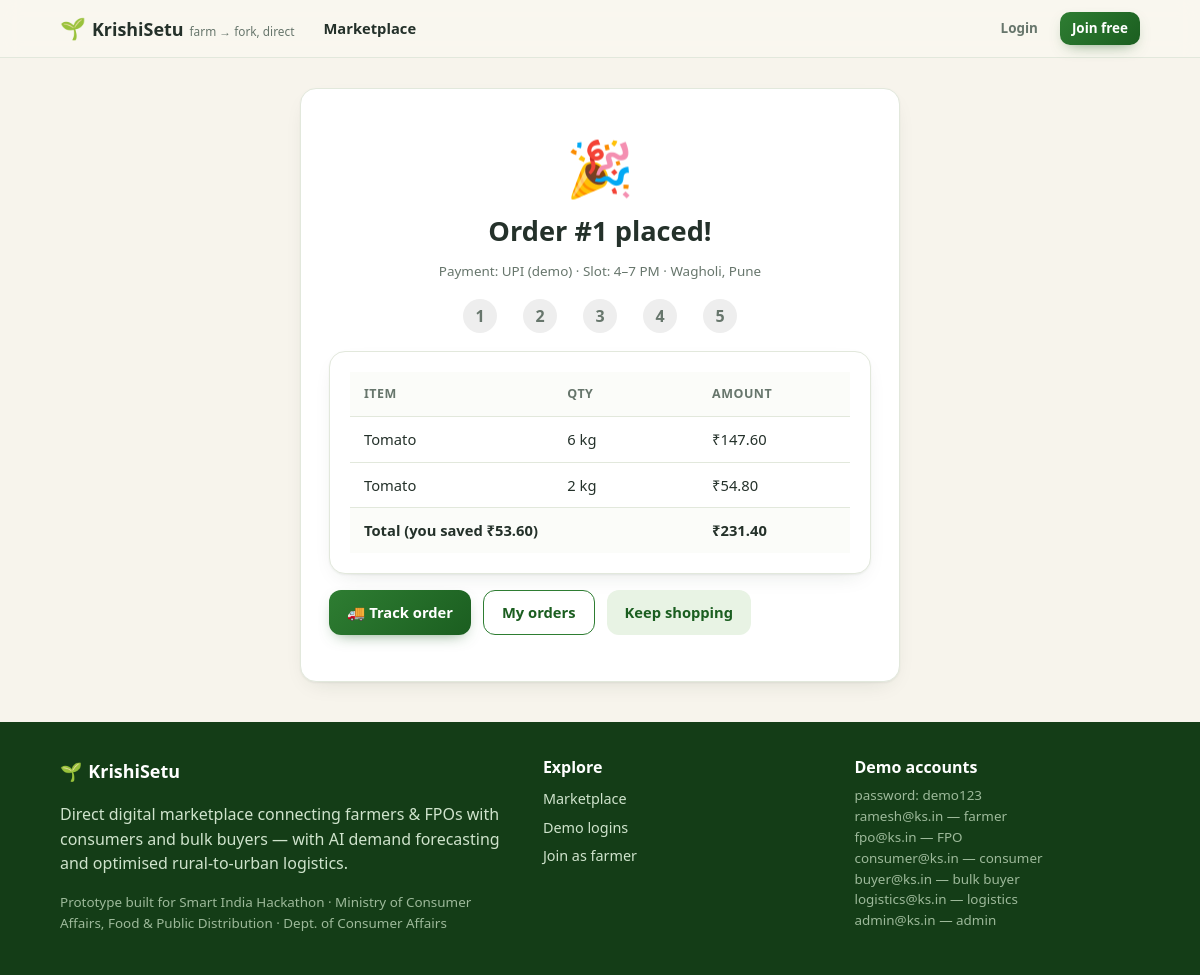
Page /order/1/success on the committed database.
### tables this page shows
CREATE TABLE orders(
  id INTEGER PRIMARY KEY AUTOINCREMENT, buyer_id INTEGER REFERENCES users(id),
  buyer_type TEXT DEFAULT 'retail', status TEXT DEFAULT 'placed',
  subtotal REAL, savings REAL, delivery_fee REAL, total REAL,
  payment_mode TEXT DEFAULT 'UPI (demo)', address TEXT, lat REAL, lng REAL,
  slot TEXT, placed_on TEXT DEFAULT (date('now')),
  created_ts TEXT DEFAULT (datetime('now','localtime')));

CREATE TABLE order_items(
  id INTEGER PRIMARY KEY AUTOINCREMENT, order_id INTEGER REFERENCES orders(id),
  listing_id INTEGER REFERENCES listings(id), farmer_id INTEGER,
  crop_id INTEGER, crop_name TEXT, qty REAL, price REAL, amount REAL);

### app.py (the view)
@app.route("/order/<int:oid>/success")
def order_success(oid):
    order = q("SELECT * FROM orders WHERE id=?", (oid,), one=True)
    if not order:
        return redirect(url_for("marketplace"))
    items = q("SELECT * FROM order_items WHERE order_id=?", (oid,))
    return render_template("order_success.html", order=order, items=items)

### app.py (called while the page is built, shortened)
def get_db():
    if "db" not in g:
        g.db = sqlite3.connect(DB)
        g.db.row_factory = sqlite3.Row
        g.db.execute("PRAGMA foreign_keys = ON")
    return g.db

@app.before_request
def set_today():
    g.today = date.today()

def q(sql, args=(), one=False):
    cur = get_db().execute(sql, args)
    rows = cur.fetchall()
    return (rows[0] if rows else None) if one else rows

def current_user():
    uid = session.get("uid")
    if not uid:
        return None
    if "cu" not in g:
        g.cu = q("SELECT * FROM users WHERE id=?", (uid,), one=True)
    return g.cu

def inr(v):
    try:
        v = round(float(v), 2)
    except (TypeError, ValueError):
        return "₹0"
    s = f"{v:,.2f}"
    whole, _, frac = s.partition(".")
    whole = whole.replace(",", "")
    return f"₹{whole}.{frac}"

@app.context_processor
def inject_globals():
    cart = session.get("cart", {})
    return dict(user=current_user(),
                cart_count=sum(cart.values()),
                today=date.today(),
                STEPS=STEPS)

### templates/order_success.html (shortened to what this page needs)
{% extends "base.html" %}
{% block content %}
<div class="wrap narrow">
  <div class="card success">
    <div class="big-emoji">🎉</div>
    <h1>Order #{{ order['id'] }} placed!</h1>
    <p class="fine">Payment: {{ order['payment_mode'] }} · Slot: {{ order['slot'] }} · {{ order['address'] }}</p>
    <div class="steps">
      {% for s in STEPS %}
      <div class="step-dot {{ 'done' if loop.first }}">{{ loop.index }}</div>
      {% endfor %}
    </div>
    <div class="card table-card">
      <table>
        <thead><tr><th>Item</th><th>Qty</th><th>Amount</th></tr></thead>
        <tbody>
          {% for it in items %}
          <tr><td>{{ it['crop_name'] }}</td><td>{{ '%g'|format(it['qty']) }} kg</td><td>{{ it['amount']|inr }}</td></tr>
          {% endfor %}
          <tr class="total-row"><td colspan="2"><b>Total (you saved {{ order['savings']|inr }})</b></td><td><b>{{ order['total']|inr }}</b></td></tr>
        </tbody>
      </table>
    </div>
    <div class="cta-row center">
      <a class="btn primary" href="{{ url_for('track', oid=order['id']) }}">🚚 Track order</a>
      <a class="btn outline" href="{{ url_for('orders') }}">My orders</a>
      <a class="btn soft" href="{{ url_for('marketplace') }}">Keep shopping</a>
    </div>
  </div>
</div>
{% endblock %}

### static/css/style.css (style rules this page uses)
:root { --green-900: #143d17; --green-800: #1b5e20; --green-700: #2e7d32; --green-600: #388e3c; --leaf: #66bb6a; --leaf-soft: #e8f3e4; --amber: #f9a825; --amber-soft: #fdf3d7; --cream: #f7f4ec; --paper: #ffffff; --ink: #24312a; --muted: #67766c; --line: #e2e8dc; --red: #c62828; --shadow: 0 1px 2px rgba(28, 50, 33, .06), 0 8px 24px -12px rgba(28, 50, 33, .18); --radius: 16px; }
* { box-sizing: border-box; }
html { scroll-behavior: smooth; }
body { margin: 0; font-family: ui-sans-serif, system-ui, "Segoe UI", Roboto, "Noto Sans", sans-serif; background: var(--cream); color: var(--ink); line-height: 1.55; }
a { color: var(--green-700); }
h1, h2, h3, h4 { line-height: 1.2; margin: .2em 0 .4em; }
h1 { font-size: 1.7rem; }
.fine { color: var(--muted); font-size: .84rem; font-weight: 400; }
.wrap { max-width: 1120px; margin: 0 auto; padding: 0 20px; }
.narrow { max-width: 640px; }
.center { text-align: center; }
.btn { display: inline-flex; align-items: center; justify-content: center; gap: 7px; border: 0; cursor: pointer; text-decoration: none; font-weight: 700; font-family: inherit; padding: 10px 18px; border-radius: 12px; font-size: .92rem; transition: .15s; }
.btn.primary { background: linear-gradient(135deg, var(--green-700), var(--green-800)); color: #fff; box-shadow: 0 6px 16px -8px rgba(27, 94, 32, .7); }
.btn.outline { background: transparent; border: 1.6px solid var(--green-700); color: var(--green-800); }
.btn.soft { background: var(--leaf-soft); color: var(--green-800); }
.card { background: var(--paper); border: 1px solid var(--line); border-radius: var(--radius); padding: 20px; box-shadow: var(--shadow); }
.cta-row { display: flex; gap: 12px; flex-wrap: wrap; margin: 10px 0; }
.table-card { margin: 10px 0 16px; }
.table-card table { width: 100%; border-collapse: collapse; font-size: .92rem; }
.table-card th { text-align: left; color: var(--muted); font-size: .78rem; text-transform: uppercase; letter-spacing: .04em; padding: 12px 14px; border-bottom: 1px solid var(--line); background: #fbfcf9; }
.table-card td { padding: 11px 14px; border-bottom: 1px solid var(--line); vertical-align: middle; }
.table-card tr:last-child td { border-bottom: 0; }
.total-row td { background: #fbfcf9; }
.success { text-align: center; padding: 36px 28px; margin: 30px auto; }
.big-emoji { font-size: 3.4rem; }
.success .table-card { text-align: left; }
.steps { display: flex; justify-content: center; gap: 26px; margin: 18px 0; }
.step-dot { width: 34px; height: 34px; border-radius: 50%; display: grid; place-items: center; background: #eee; color: var(--muted); font-weight: 800; }

### rows in the picture
orders: id "1", payment_mode "UPI (demo)", slot "4–7 PM", address "Wagholi, Pune", savings|inr "₹53.60", total|inr "₹231.40"
order_items: crop_name "Tomato", qty "6", amount|inr "₹147.60"
order_items: crop_name "Tomato", qty "2", amount|inr "₹54.80"
